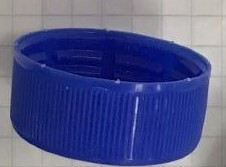
#> input picture bottle-caps-recognition-ui/template/2.jpg, 226 x 167 px; its folder holds only this picture in this run
$ python template_match.py --template bottle-caps-recognition-ui/template/2.jpg --images bottle-caps-recognition-ui/template
#> lines starting #> are read from the running program, lines starting #| are printed output that depends on the picture; after the words box and inside, x2 and y2 are one past the last pixel; in counts of white or black regions, pixels touching at a corner belong together
# USAGE
# python match.py --template cod_logo.png --images images

# import the necessary packages
import numpy as np
import argparse
import imutils
import glob
import cv2

# construct the argument parser and parse the arguments
ap = argparse.ArgumentParser()
ap.add_argument("-t", "--template", required=True, help="Path to template image")
ap.add_argument("-i", "--images", required=True,
	help="Path to images where template will be matched")
ap.add_argument("-v", "--visualize",
	help="Flag indicating whether or not to visualize each iteration")
args = vars(ap.parse_args())

# load the image image, convert it to grayscale, and detect edges
template = cv2.imread(args["template"])
#> template is the input picture: shape (167, 226, 3); mean B, G, R 137.3, 85.7, 79.9
template = cv2.cvtColor(template, cv2.COLOR_BGR2GRAY)
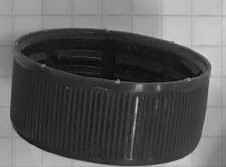
#> template: shape (167, 226); min 7, max 216, mean 89.9
template = cv2.Canny(template, 50, 200)
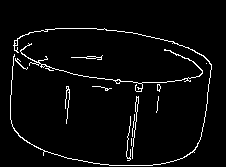
#> template: shape (167, 226); 3.7% white in thin lines or dots, all inside (x1, y1, x2, y2) = (10, 28, 212, 166)
(tH, tW) = template.shape[:2]
#> tH = 167; tW = 226
cv2.imshow("Template", template)

# loop over the images to find the template in
for imagePath in glob.glob(args["images"] + "/*.jpg"):
	# load the image, convert it to grayscale, and initialize the
	# bookkeeping variable to keep track of the matched region
	image = cv2.imread(imagePath)
	gray = cv2.cvtColor(image, cv2.COLOR_BGR2GRAY)
	found = None

	# loop over the scales of the image
	for scale in np.linspace(0.2, 1.0, 20)[::-1]:
		# resize the image according to the scale, and keep track
		# of the ratio of the resizing
		resized = imutils.resize(gray, width = int(gray.shape[1] * scale))
		r = gray.shape[1] / float(resized.shape[1])

		# if the resized image is smaller than the template, then break
		# from the loop
		if resized.shape[0] < tH or resized.shape[1] < tW:
			break

		# detect edges in the resized, grayscale image and apply template
		# matching to find the template in the image
		edged = cv2.Canny(resized, 50, 200)
		result = cv2.matchTemplate(edged, template, cv2.TM_CCOEFF)
		(_, maxVal, _, maxLoc) = cv2.minMaxLoc(result)

		# check to see if the iteration should be visualized
		if args.get("visualize", False):
			# draw a bounding box around the detected region
			clone = np.dstack([edged, edged, edged])
			cv2.rectangle(clone, (maxLoc[0], maxLoc[1]),
				(maxLoc[0] + tW, maxLoc[1] + tH), (0, 0, 255), 2)

			cv2.imshow("Visualize", clone)
			cv2.waitKey(0)

		# if we have found a new maximum correlation value, then ipdate
		# the bookkeeping variable
		if found is None or maxVal > found[0]:
			found = (maxVal, maxLoc, r)
#> this loop made 2 passes
#> (result, maxVal, found) on pass 1: ([86634240], 86634240, (86634240, (0, 0), 1))

	# unpack the bookkeeping varaible and compute the (x, y) coordinates
	# of the bounding box based on the resized ratio
	(_, maxLoc, r) = found
#> r = 1
	(startX, startY) = (int(maxLoc[0] * r), int(maxLoc[1] * r))
#> startX = 0; startY = 0
	(endX, endY) = (int((maxLoc[0] + tW) * r), int((maxLoc[1] + tH) * r))
#> endX = 226; endY = 167

	# draw a bounding box around the detected result and display the image
	cv2.rectangle(image, (startX, startY), (endX, endY), (0, 0, 255), 2)
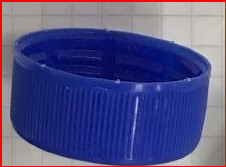
#> image: shape (167, 226, 3); 3.1% of pixels changed, all inside (x1, y1, x2, y2) = (0, 0, 226, 167)
	cv2.namedWindow("Image",cv2.WINDOW_NORMAL)
	cv2.imshow("Image", image)
	cv2.waitKey(0)

$ run again, on bottle-caps-recognition-ui/template/58.jpg
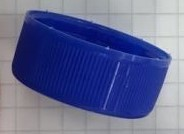
#> input picture bottle-caps-recognition-ui/template/58.jpg, 184 x 134 px
#> template is the input picture: shape (134, 184, 3); mean B, G, R 146.7, 103.3, 96.9
#> `template = cv2.Canny(template, 50, 200)`:
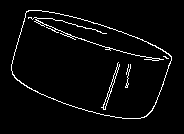
#> template: shape (134, 184); 3.6% white in thin lines or dots, all inside (x1, y1, x2, y2) = (11, 10, 172, 119)
#> the loop `for scale in np.linspace(0.2, 1.0, 20)[::-1]:` made 2 passes
#> (result, maxVal, found) on pass 1: ([55783256], 55783256, (55783256, (0, 0), 1))
#> `(_, maxLoc, r) = found`: r = 1
#> startX = 0
#> endX = 184; endY = 134
#> `cv2.rectangle(image, (startX, startY), (endX, endY), (0, 0, 255), 2)`:
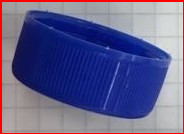
#> image: shape (134, 184, 3); 3.83% of pixels changed, all inside (x1, y1, x2, y2) = (0, 0, 184, 134)

$ run again, on bottle-caps-recognition-ui/template/6.jpg
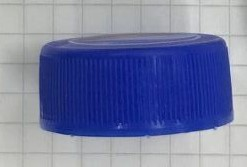
#> input picture bottle-caps-recognition-ui/template/6.jpg, 247 x 167 px
#> template is the input picture: shape (167, 247, 3); mean B, G, R 162.2, 123.1, 115.7
#> `template = cv2.Canny(template, 50, 200)`:
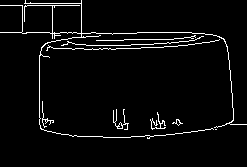
#> template: shape (167, 247); 3.9% white in thin lines or dots, all inside (x1, y1, x2, y2) = (0, 0, 247, 139)
#> the loop `for scale in np.linspace(0.2, 1.0, 20)[::-1]:` made 2 passes
#> (result, maxVal, found) on pass 1: ([101203392], 101203392, (101203392, (0, 0), 1))
#> `(_, maxLoc, r) = found`: r = 1
#> startX = 0
#> endX = 247; endY = 167
#> `cv2.rectangle(image, (startX, startY), (endX, endY), (0, 0, 255), 2)`:
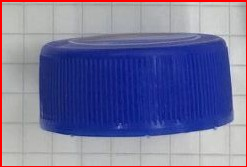
#> image: shape (167, 247, 3); 2.99% of pixels changed, all inside (x1, y1, x2, y2) = (0, 0, 247, 167)

$ run again, on bottle-caps-recognition-ui/template/7.jpg
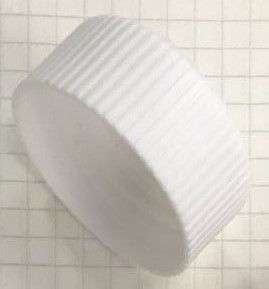
#> input picture bottle-caps-recognition-ui/template/7.jpg, 269 x 289 px
#> template is the input picture: shape (289, 269, 3); mean B, G, R 193.6, 201.3, 205.3
#> `template = cv2.Canny(template, 50, 200)`:
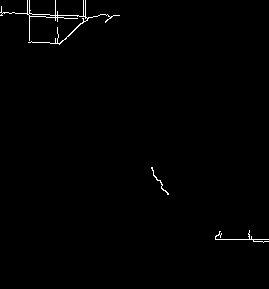
#> template: shape (289, 269); 0.73% white in thin lines or dots, all inside (x1, y1, x2, y2) = (0, 0, 269, 243)
#> the loop `for scale in np.linspace(0.2, 1.0, 20)[::-1]:` made 2 passes
#> (result, maxVal, found) on pass 1: ([36536196], 36536196, (36536196, (0, 0), 1))
#> `(_, maxLoc, r) = found`: r = 1
#> startX = 0
#> endX = 269; endY = 289
#> `cv2.rectangle(image, (startX, startY), (endX, endY), (0, 0, 255), 2)`:
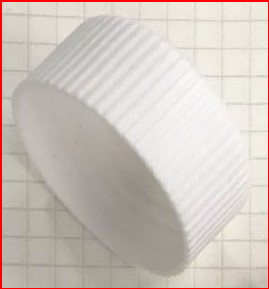
#> image: shape (289, 269, 3); 2.14% of pixels changed, all inside (x1, y1, x2, y2) = (0, 0, 269, 289)

$ run again, on bottle-caps-recognition-ui/template/222.jpg
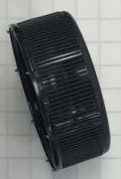
#> input picture bottle-caps-recognition-ui/template/222.jpg, 121 x 179 px
#> template is the input picture: shape (179, 121, 3); mean B, G, R 112.2, 112.5, 109.5
#> `template = cv2.Canny(template, 50, 200)`:
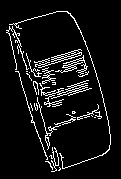
#> template: shape (179, 121); 7.7% white in thin lines or dots, all inside (x1, y1, x2, y2) = (6, 11, 111, 172)
#> the loop `for scale in np.linspace(0.2, 1.0, 20)[::-1]:` made 2 passes
#> (result, maxVal, found) on pass 1: ([100218872], 100218872, (100218872, (0, 0), 1))
#> `(_, maxLoc, r) = found`: r = 1
#> startX = 0
#> endX = 121; endY = 179
#> `cv2.rectangle(image, (startX, startY), (endX, endY), (0, 0, 255), 2)`:
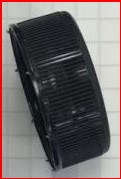
#> image: shape (179, 121, 3); 4.11% of pixels changed, all inside (x1, y1, x2, y2) = (0, 0, 121, 179)
